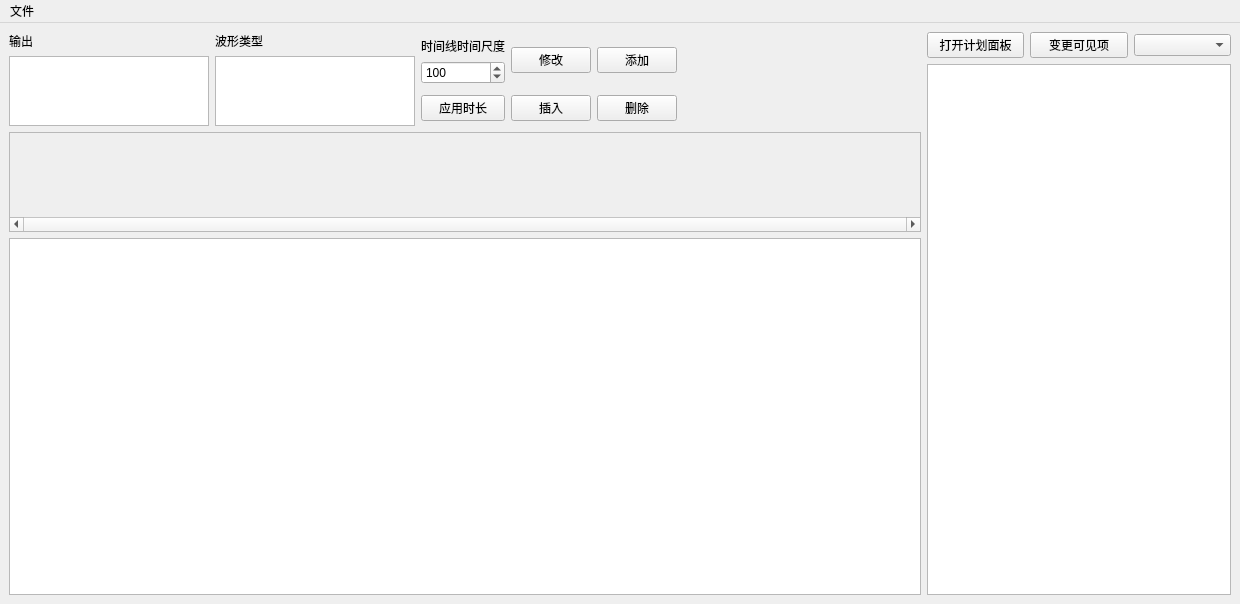
<?xml version="1.0" encoding="UTF-8"?>
<ui version="4.0">
 <class>MainWindow</class>
 <widget class="QMainWindow" name="MainWindow">
  <property name="enabled">
   <bool>true</bool>
  </property>
  <property name="geometry">
   <rect>
    <x>0</x>
    <y>0</y>
    <width>1240</width>
    <height>604</height>
   </rect>
  </property>
  <property name="sizePolicy">
   <sizepolicy hsizetype="Preferred" vsizetype="Fixed">
    <horstretch>0</horstretch>
    <verstretch>0</verstretch>
   </sizepolicy>
  </property>
  <property name="windowTitle">
   <string>MainWindow</string>
  </property>
  <widget class="QWidget" name="centralwidget">
   <layout class="QHBoxLayout" name="horizontalLayout_3" stretch="3,1">
    <item>
     <layout class="QVBoxLayout" name="WaveDisplayLayout">
      <item>
       <layout class="QHBoxLayout" name="SelectorLayout">
        <item>
         <layout class="QVBoxLayout" name="outputLayout">
          <item>
           <widget class="QLabel" name="outputLabel">
            <property name="text">
             <string>输出</string>
            </property>
           </widget>
          </item>
          <item>
           <widget class="QListWidget" name="OutputDeviceList">
            <property name="sizePolicy">
             <sizepolicy hsizetype="Maximum" vsizetype="Maximum">
              <horstretch>0</horstretch>
              <verstretch>0</verstretch>
             </sizepolicy>
            </property>
            <property name="maximumSize">
             <size>
              <width>200</width>
              <height>80</height>
             </size>
            </property>
           </widget>
          </item>
         </layout>
        </item>
        <item>
         <layout class="QVBoxLayout" name="waveTypeLayout">
          <item>
           <widget class="QLabel" name="waveTypeLabel">
            <property name="text">
             <string>波形类型</string>
            </property>
           </widget>
          </item>
          <item>
           <widget class="QListWidget" name="WaveTypeList">
            <property name="enabled">
             <bool>true</bool>
            </property>
            <property name="sizePolicy">
             <sizepolicy hsizetype="Maximum" vsizetype="Maximum">
              <horstretch>0</horstretch>
              <verstretch>0</verstretch>
             </sizepolicy>
            </property>
            <property name="maximumSize">
             <size>
              <width>200</width>
              <height>80</height>
             </size>
            </property>
           </widget>
          </item>
         </layout>
        </item>
        <item>
         <layout class="QGridLayout" name="operationBtnLayout">
          <item row="1" column="0">
           <widget class="QPushButton" name="ApplyTimescaleBtn">
            <property name="text">
             <string>应用时长</string>
            </property>
           </widget>
          </item>
          <item row="0" column="2">
           <widget class="QPushButton" name="AddOperationBtn">
            <property name="text">
             <string>添加</string>
            </property>
           </widget>
          </item>
          <item row="0" column="1">
           <widget class="QPushButton" name="ModifyOperationBtn">
            <property name="enabled">
             <bool>true</bool>
            </property>
            <property name="text">
             <string>修改</string>
            </property>
           </widget>
          </item>
          <item row="1" column="2">
           <widget class="QPushButton" name="DeleteOperationBtn">
            <property name="text">
             <string>删除</string>
            </property>
           </widget>
          </item>
          <item row="1" column="1">
           <widget class="QPushButton" name="InsertOperationBtn">
            <property name="enabled">
             <bool>true</bool>
            </property>
            <property name="text">
             <string>插入</string>
            </property>
           </widget>
          </item>
          <item row="0" column="0">
           <layout class="QVBoxLayout" name="TimelineRescaleLayout">
            <item>
             <widget class="QLabel" name="TimescaleLabel">
              <property name="text">
               <string>时间线时间尺度</string>
              </property>
             </widget>
            </item>
            <item>
             <widget class="QSpinBox" name="TimescaleSetting">
              <property name="maximum">
               <number>100000</number>
              </property>
              <property name="value">
               <number>100</number>
              </property>
             </widget>
            </item>
           </layout>
          </item>
         </layout>
        </item>
        <item>
         <spacer name="horizontalSpacer">
          <property name="orientation">
           <enum>Qt::Horizontal</enum>
          </property>
          <property name="sizeHint" stdset="0">
           <size>
            <width>40</width>
            <height>20</height>
           </size>
          </property>
         </spacer>
        </item>
       </layout>
      </item>
      <item>
       <layout class="QVBoxLayout" name="TimelineDisplayLayout" stretch="0,0">
        <item>
         <widget class="QScrollArea" name="TimeLine">
          <property name="enabled">
           <bool>true</bool>
          </property>
          <property name="sizePolicy">
           <sizepolicy hsizetype="Expanding" vsizetype="Minimum">
            <horstretch>0</horstretch>
            <verstretch>0</verstretch>
           </sizepolicy>
          </property>
          <property name="minimumSize">
           <size>
            <width>0</width>
            <height>100</height>
           </size>
          </property>
          <property name="verticalScrollBarPolicy">
           <enum>Qt::ScrollBarAlwaysOff</enum>
          </property>
          <property name="horizontalScrollBarPolicy">
           <enum>Qt::ScrollBarAlwaysOn</enum>
          </property>
          <property name="widgetResizable">
           <bool>true</bool>
          </property>
          <widget class="QWidget" name="TimelineContents">
           <property name="geometry">
            <rect>
             <x>0</x>
             <y>0</y>
             <width>906</width>
             <height>81</height>
            </rect>
           </property>
          </widget>
         </widget>
        </item>
        <item>
         <widget class="QGraphicsView" name="waveView"/>
        </item>
       </layout>
      </item>
     </layout>
    </item>
    <item>
     <layout class="QVBoxLayout" name="ExecuteLayout">
      <item>
       <layout class="QHBoxLayout" name="ExecuteInteractionLayout">
        <item>
         <widget class="QPushButton" name="SchedulerPanelBtn">
          <property name="enabled">
           <bool>true</bool>
          </property>
          <property name="text">
           <string>打开计划面板</string>
          </property>
         </widget>
        </item>
        <item>
         <widget class="QPushButton" name="LogInfoTransparencySettingBtn">
          <property name="text">
           <string>变更可见项</string>
          </property>
         </widget>
        </item>
        <item>
         <widget class="QComboBox" name="LogType"/>
        </item>
       </layout>
      </item>
      <item>
       <widget class="QTextBrowser" name="LogBrowser">
        <property name="sizePolicy">
         <sizepolicy hsizetype="Expanding" vsizetype="Expanding">
          <horstretch>0</horstretch>
          <verstretch>0</verstretch>
         </sizepolicy>
        </property>
        <property name="textInteractionFlags">
         <set>Qt::NoTextInteraction</set>
        </property>
       </widget>
      </item>
     </layout>
    </item>
   </layout>
  </widget>
  <widget class="QMenuBar" name="menuBar">
   <property name="geometry">
    <rect>
     <x>0</x>
     <y>0</y>
     <width>1240</width>
     <height>21</height>
    </rect>
   </property>
   <widget class="QMenu" name="FileMenu">
    <property name="title">
     <string>文件</string>
    </property>
    <addaction name="WaveFileSave"/>
    <addaction name="WaveFileOpen"/>
    <addaction name="separator"/>
    <addaction name="LogFileSave"/>
    <addaction name="LogFileOpen"/>
   </widget>
   <addaction name="FileMenu"/>
  </widget>
  <action name="WaveFileSave">
   <property name="text">
    <string>保存波形</string>
   </property>
  </action>
  <action name="WaveFileOpen">
   <property name="text">
    <string>打开波形</string>
   </property>
  </action>
  <action name="LogFileSave">
   <property name="text">
    <string>保存日志</string>
   </property>
  </action>
  <action name="LogFileOpen">
   <property name="text">
    <string>打开日志</string>
   </property>
  </action>
 </widget>
 <resources/>
 <connections/>
</ui>
